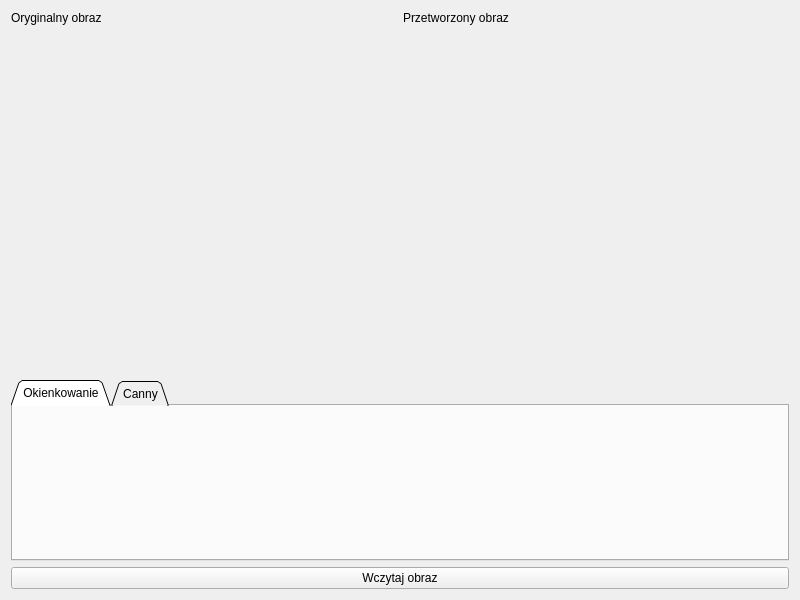
<?xml version="1.0" encoding="UTF-8"?>
<ui version="4.0">
 <class>Form</class>
 <widget class="QWidget" name="Form">
  <property name="geometry">
   <rect>
    <x>0</x>
    <y>0</y>
    <width>800</width>
    <height>600</height>
   </rect>
  </property>
  <property name="windowTitle">
   <string>Form</string>
  </property>
  <layout class="QGridLayout" name="gridLayout">
   <item row="0" column="0">
    <layout class="QVBoxLayout" name="verticalLayout_3" stretch="2,1,0">
     <property name="sizeConstraint">
      <enum>QLayout::SetDefaultConstraint</enum>
     </property>
     <item>
      <layout class="QHBoxLayout" name="horizontalLayout" stretch="0,0">
       <item>
        <layout class="QVBoxLayout" name="verticalLayout" stretch="0,1">
         <item>
          <widget class="QLabel" name="label">
           <property name="text">
            <string>Oryginalny obraz</string>
           </property>
          </widget>
         </item>
         <item>
          <widget class="QVTKWidget" name="leftVtk"/>
         </item>
        </layout>
       </item>
       <item>
        <layout class="QVBoxLayout" name="verticalLayout_2" stretch="0,1">
         <item>
          <widget class="QLabel" name="label_2">
           <property name="text">
            <string>Przetworzony obraz</string>
           </property>
          </widget>
         </item>
         <item>
          <widget class="QVTKWidget" name="rightVtk"/>
         </item>
        </layout>
       </item>
      </layout>
     </item>
     <item>
      <widget class="QTabWidget" name="tabWidget">
       <property name="tabShape">
        <enum>QTabWidget::Triangular</enum>
       </property>
       <property name="currentIndex">
        <number>0</number>
       </property>
       <property name="tabsClosable">
        <bool>false</bool>
       </property>
       <property name="movable">
        <bool>false</bool>
       </property>
       <widget class="QWidget" name="okienkowanieTab">
        <attribute name="title">
         <string>Okienkowanie</string>
        </attribute>
       </widget>
       <widget class="QWidget" name="cannyTab">
        <attribute name="title">
         <string>Canny</string>
        </attribute>
       </widget>
      </widget>
     </item>
     <item>
      <widget class="QPushButton" name="loadImage">
       <property name="text">
        <string>Wczytaj obraz</string>
       </property>
      </widget>
     </item>
    </layout>
   </item>
  </layout>
 </widget>
 <customwidgets>
  <customwidget>
   <class>QVTKWidget</class>
   <extends>QWidget</extends>
   <header>QVTKWidget.h</header>
  </customwidget>
 </customwidgets>
 <resources/>
 <connections/>
</ui>
